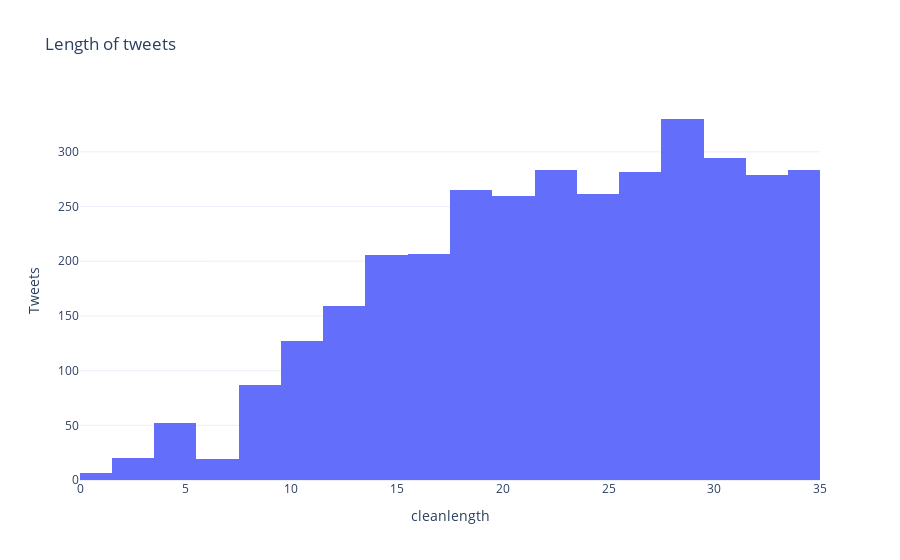

This figure's notebook cell:
### Code cell
fig = px.histogram(train_data, x='cleanlength', template='plotly_white', title='Length of tweets')
fig.update_xaxes(categoryorder='category descending', title='cleanlength').update_yaxes(title='Tweets')
fig.update_layout(xaxis_range=[0,35])
fig.show()

### Figure 1 — Plotly figure (JSON) as saved in the notebook; plotly's stock layout.template omitted (floating-point values rounded to 4 significant figures; data arrays with more than 128 entries replaced by an {"elided": "..."} marker saying what was removed)
{"data": [{"alignmentgroup": "True", "bingroup": "x", "hovertemplate": "cleanlength=%{x}<br>count=%{y}<extra></extra>", "legendgroup": "", "marker": {"color": "#636efa"}, "name": "", "offsetgroup": "", "orientation": "v", "showlegend": false, "type": "histogram", "x": {"elided": "11025 int values"}, "xaxis": "x", "yaxis": "y"}], "layout": {"barmode": "relative", "legend": {"tracegroupgap": 0}, "title": {"text": "Length of tweets"}, "xaxis": {"anchor": "y", "categoryorder": "category descending", "domain": [0, 1], "range": [0, 35], "title": {"text": "cleanlength"}}, "yaxis": {"anchor": "x", "domain": [0, 1], "title": {"text": "Tweets"}}}}
